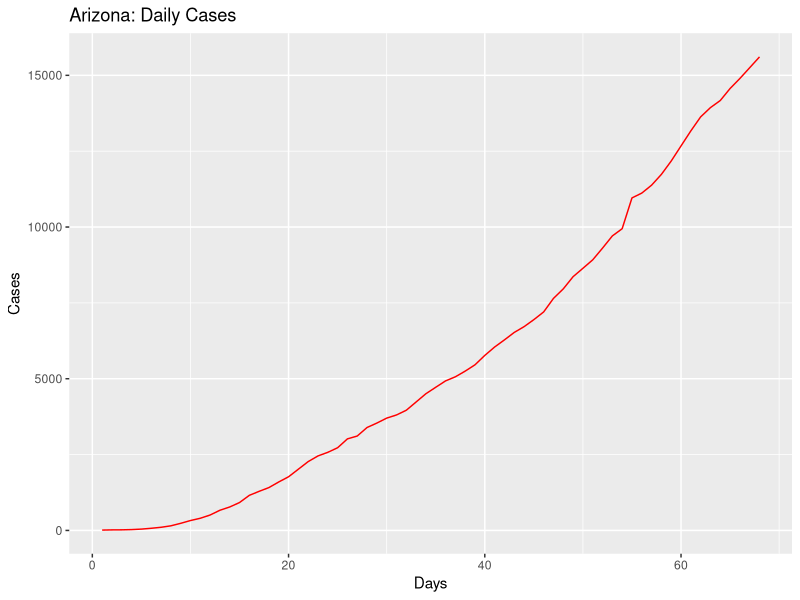
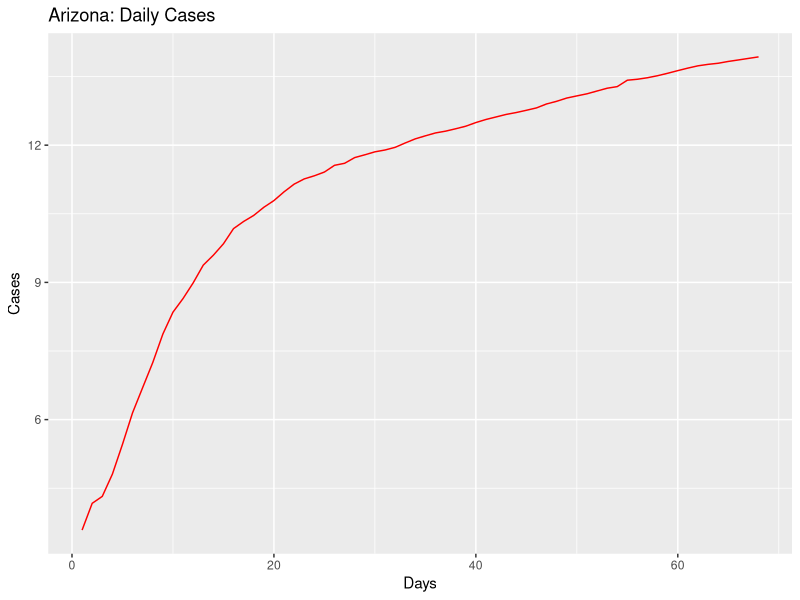
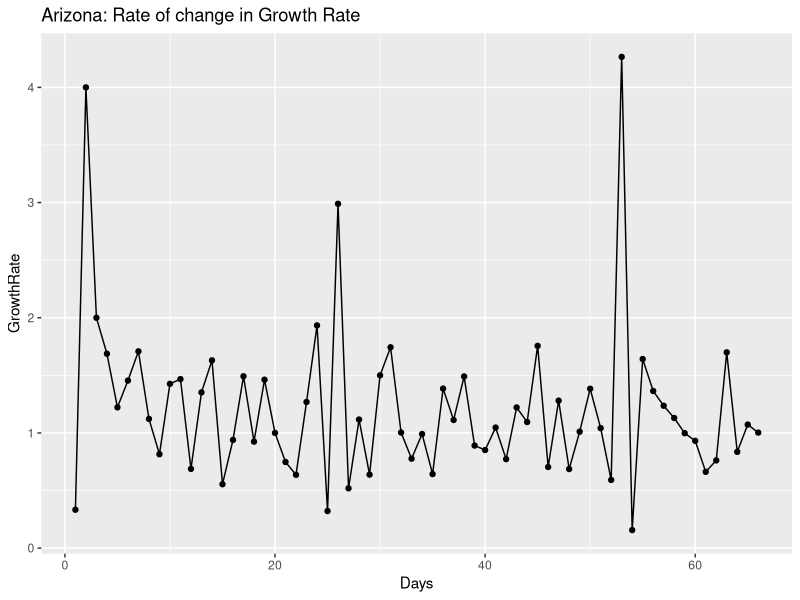
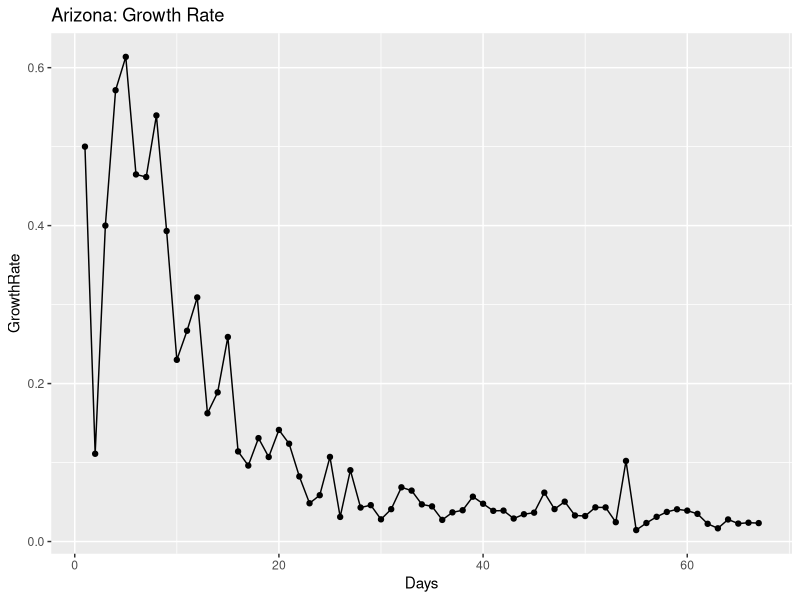
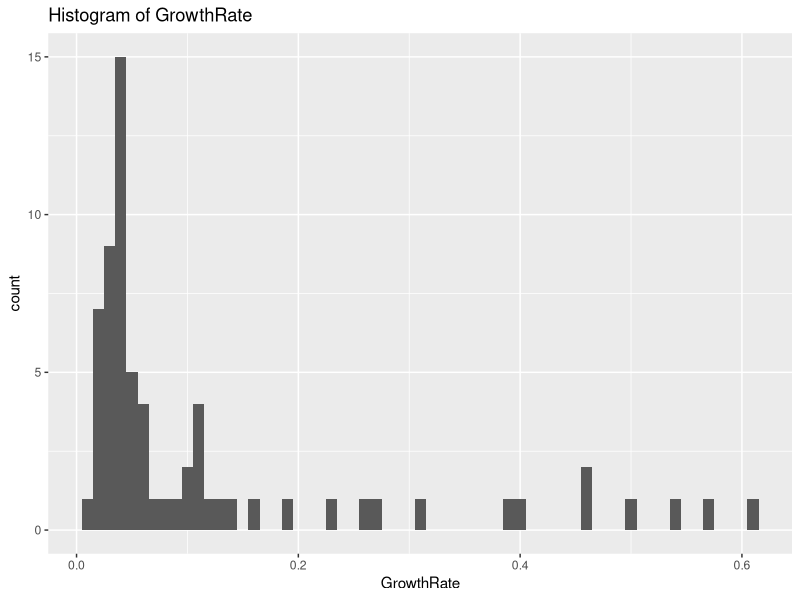
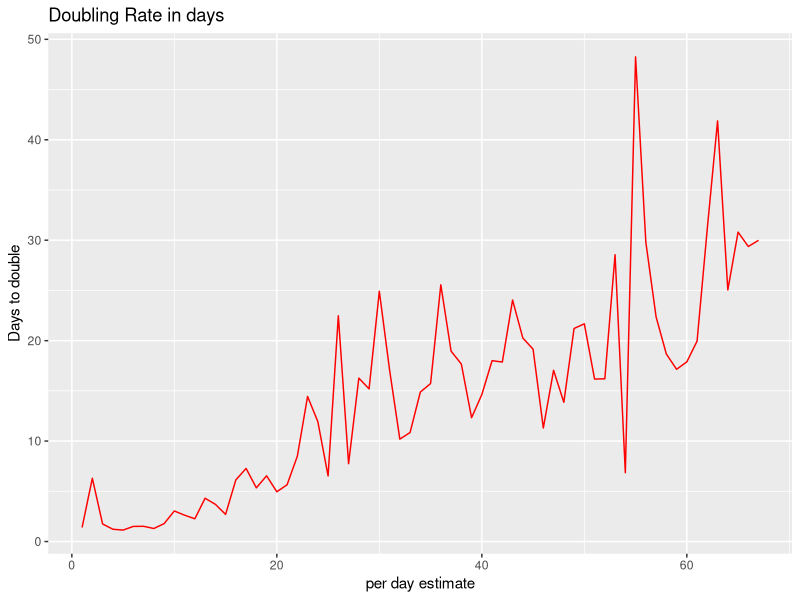
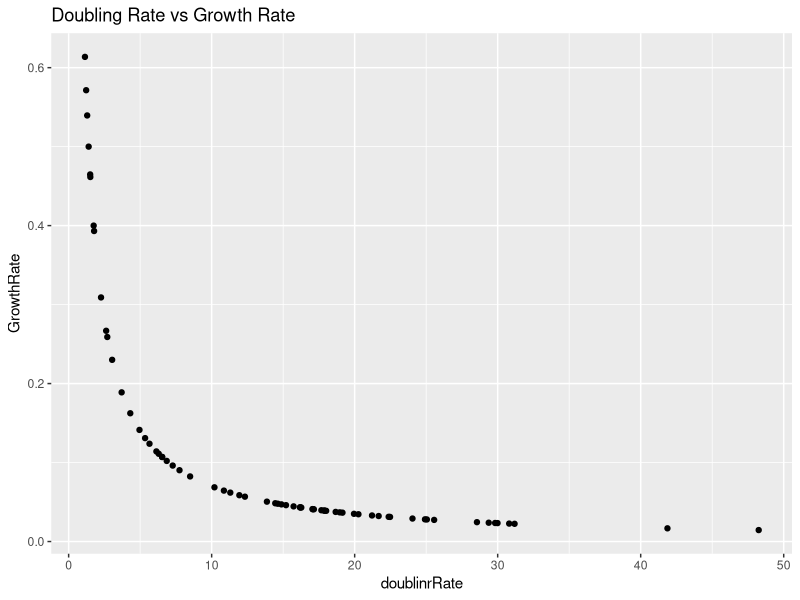
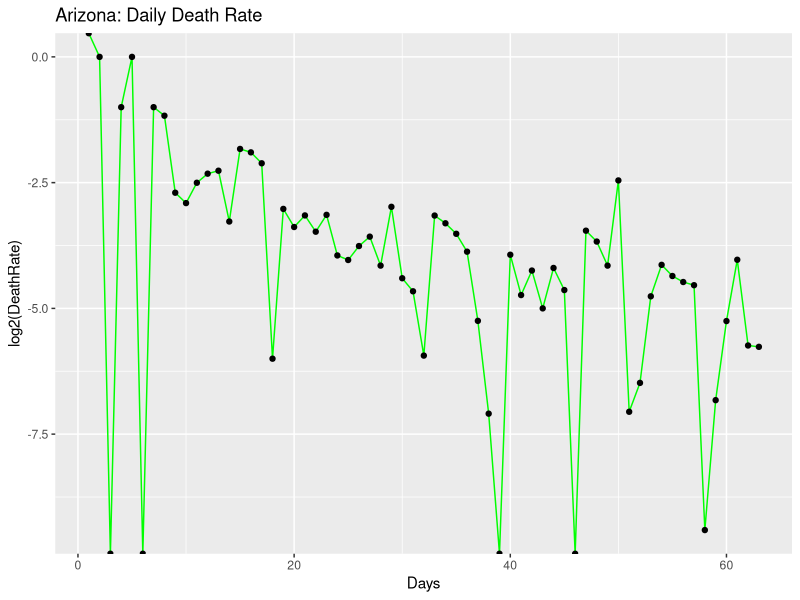

The R script that drew these images, in order:
## ---- chunk 1
knitr::opts_chunk$set(echo = TRUE)
## ---- chunk 2
library(ggplot2)
library(gridExtra)
library(dplyr)

coronaGrowth <- function(absoluteNumbers){
  growthfactor <- NULL
  absgrowth <- NULL
  for(i in 1:length(absoluteNumbers))
  {
    #print((absoluteNumbers[i]-absoluteNumbers[i+1]/absoluteNumbers[i+1])/absoluteNumbers[i+1])
    growthfactor[i] <- ((absoluteNumbers[i]-absoluteNumbers[i+1]))/(absoluteNumbers[i+1]-absoluteNumbers[i+2])  
    #growthfactor[i] <- ((absoluteNumbers[i]-absoluteNumbers[i+1]))/(absolutenumbers[i])
  }
  
  return (rev(growthfactor))
}

DailyGrowthRate <- function(absoluteNumbers)
{
  growthfactor <- NULL
  absgrowth <- NULL
  for(i in 1:length(absoluteNumbers))
  {
    #print((absoluteNumbers[i]-absoluteNumbers[i+1]/absoluteNumbers[i+1])/absoluteNumbers[i+1])
    growthfactor[i] <- ((absoluteNumbers[i]/absoluteNumbers[i+1]))-1 
    #growthfactor[i] <- ((absoluteNumbers[i]-absoluteNumbers[i+1]))/(absolutenumbers[i])
  }
  
  return (rev(growthfactor))  
}

DoublingRate <- function(absoluteNumbers)
{
  doublingrRate <- NULL
  cumsum <- NULL
  for(i in 1:length(absoluteNumbers))
  {
    
    doublingrRate[i] <- (70/(absoluteNumbers[i]*100))
    
  }
  return ((doublingrRate))  
}

#Calculate the mean and median growth rate:
MeanMediangrowthrate <- function(dataTrend1)
{
  MeanGRTrend <- NULL
  MedianGRTrend <- NULL
  
  for(i in 1:length(dataTrend1$GrowthRate))
  {
    MedianGRTrend[i] <- median(dataTrend1[1:i,"GrowthRate"])
    MeanGRTrend[i] <- mean(dataTrend1[1:i,"GrowthRate"])
  }
  
  dataTrend1$MedianGRT = MedianGRTrend
  dataTrend1$MeanGRT = MeanGRTrend
  
  return(dataTrend1)

}

#Calculate ratio of newdeaths/newcases
newDeathstonewCases <- function(absolutenumbers,totaldeaths)
{
  newCases <- NULL
  newDeaths <- NULL
  for(i in 1:length(absolutenumbers))
  {
    if(i == length(absolutenumbers))
    {
      print("reached the end")
    }else{
     newDeaths[i] = (totaldeaths[i]-totaldeaths[i+1])
     newCases[i] = (absolutenumbers[i]-absolutenumbers[i+1]) 
    }
  }
  

  days <- seq(2:length(absolutenumbers))
 return(data.frame( newDeaths = rev(newDeaths),newCases = rev(newCases),Days = days))
 
}

#Calculate ratio of deaths to totalCases
totalDeathstoCases <- function(absolutenumbers,totaldeaths)
{
  ratio <- NULL
  for(i in 1:length(absolutenumbers))
  {

     ratio[i] = (totaldeaths[i])/(absolutenumbers[i]) 
  }
  
  return(rev(ratio))
}
## ---- chunk 3
#Arizona

absolutenumbers <- c(15608,15252,14897,14566,14170,13937,13631,13169,12673,12176,11736,11380,11119,10960,9945,9707,9305,8919,8640,8364,7962,7648,7202,6948,6716,6526,6280,6045,5769,5459,5251,5064,4929,4719,4507,4234,3962,3806,3702,3539,3393,3112,3018,2726,2575,2456,2269,2019,1769,1598,1413,1289,1157,919,773,665,508,401,326,234,152,104,71,44,28,20,18,12)

totaldeaths <- c(775,761,747,704,686,680,679,651,623,594,562,542,536,532,450,426,395,362,362,348,330,320,304,293,275,275,273,266,249,229,208,187,184,177,169,150,142,131,122,115,108,97,89,80,73,65,64,52,41,32,29,24,20,17,15,13,9,6,6,3,2,2,1,0,0,0,0,0)

#America
#absolutenumbers <- c(101.7*1000,83.8*1000,65.8*1000,53.7*1000,43.8*1000,33.3*1000,25*1000,19*1000,13.7*1000,7.8*1000,6.4*1000,4.6*1000,3.5*1000,2.7*1000)
## ---- chunk 4
growthrate <- na.exclude(coronaGrowth(absolutenumbers))
days <- seq(1:length(growthrate))
dataTrend <- data.frame(GrowthRate = growthrate,Days = days)
print(dataTrend)
p1 <- ggplot(data=dataTrend, aes(x=Days, y=GrowthRate, group=1)) +ggtitle("Arizona: Rate of change in Growth Rate")+
  geom_line()+
  geom_point()

print(dataTrend)
#print(dataTrend1)




growthrate1 <- na.exclude(DailyGrowthRate(absolutenumbers))
doublingrate1 <- na.exclude(DoublingRate(growthrate1))
days1 <- seq(1:length(growthrate1))
dataTrend1 <- data.frame(GrowthRate = growthrate1,Days = days1,doublinrRate = doublingrate1)
print(dataTrend1)
multiplier <- tail(dataTrend1, n = 1)
pred_val <- (head(absolutenumbers, n = 1)*multiplier[,"GrowthRate"])+head(absolutenumbers, n = 1)

p2 <- ggplot(data=dataTrend1, aes(x=Days, y=GrowthRate, group=1)) +ggtitle("Arizona: Growth Rate")+
  geom_line()+
  geom_point()

days <- seq(1:length(absolutenumbers))
growthrate <- append(growthrate, c(1,1),after = 0)
dataOriginal <- data.frame(Cases = rev(absolutenumbers), Days = days)
p3<- ggplot() +geom_line(data=dataOriginal, aes(x=Days, y=Cases,),color = "Red")+labs(title="Arizona: Daily Cases", y="Cases", x="Days")

p3_log<- ggplot() +geom_line(data=dataOriginal, aes(x=Days, y=log2(Cases)),color = "Red")+labs(title="Arizona: Daily Cases", y="Cases", x="Days")+
  #geom_line(data=dataOriginal, aes(x=Days+1, y=Prediction),color = "Blue")
  geom_point()



# Analyze growth rate to get interval of values
summary(dataTrend1$GrowthRate)
dataTrend1%>%select("GrowthRate")%>%summarise(meanGR = mean(GrowthRate), medianGR = median(GrowthRate), sdGR = sd(GrowthRate))
p4 <- ggplot(data = dataTrend1, aes(x = GrowthRate))+ggtitle("Histogram of GrowthRate")+geom_histogram(binwidth = 0.01)


#Analyze the doubling rate
p5<- ggplot() +geom_line(data=dataTrend1, aes(x=Days, y=doublinrRate),color = "Red")+labs(title="Doubling Rate in days", y="Days to double", x ="per day estimate")+
  #geom_line(data=dataOriginal, aes(x=Days+1, y=Prediction),color = "Blue")
  geom_point()

#Scatter plor of Growthrate versus Doubling Rate
p6 <- ggplot()+geom_point(data = dataTrend1, aes(x = doublinrRate, y = GrowthRate))+labs(title = "Doubling Rate vs Growth Rate")

dataTrend1 <- MeanMediangrowthrate(dataTrend1 = dataTrend1)

#Median growth rate trend 
#Median growth rate trend 
p7 <- ggplot()+geom_line(data = dataTrend1, aes(x = Days, y = MedianGRT),color = "Blue")+labs(title = "Arizona Median(BLUE)VsMean(RED) Growth Rate")+geom_line(data=dataTrend1, aes(x=Days , y=MeanGRT),color = "Red")


deathrate1 <- na.exclude(DailyGrowthRate(totaldeaths))
doublingdeathrate1 <- na.exclude(DoublingRate(deathrate1))
days1 <- seq(1:length(deathrate1))
dataDeathTrend1 <- data.frame(DeathRate = deathrate1,Days = days1,doublinrRate = doublingdeathrate1)
#print(dataDeathTrend1)
#multiplier <- tail(totaldeaths, n = 1)
#pred_val <- (head(dataDeathTrend1, n = 1)*multiplier[,"DeathRate"])+head(dataDeathTrend1, n = 1)

p8 <- ggplot(data=dataDeathTrend1, aes(x=Days, y=log2(DeathRate), group=1)) +ggtitle("Arizona: Daily Death Rate")+
  geom_line(color = "Green")+
  geom_point()


rationewdeathtocases <- newDeathstonewCases(absolutenumbers,totaldeaths)

p9 <- ggplot(data=rationewdeathtocases, aes(x=Days, y=log2(newCases), group=1)) +ggtitle("Arizona:newCases(Orange)")+
  geom_line(color = "Orange")+geom_point()

totaldeathstocases <- totalDeathstoCases(absolutenumbers,totaldeaths)
days <- seq(1:length(absolutenumbers))
datatotaldeathstocasesTrend <- data.frame(ratio = totaldeathstocases,Days = days)
#Scatter plot of totalcases to totaldeaths
p10 <- ggplot(data=datatotaldeathstocasesTrend, aes(x=Days, y=ratio, group=1)) +ggtitle("Arizona: TotalDeaths/TotalCases")+
  geom_line(color = "Yellow")+
  geom_point()

#Confidence Interval for mean population GrowthRate:
meanGR = mean(dataTrend1$GrowthRate)
sdGR = sd(dataTrend1$GrowthRate)

uppperlimitGR= meanGR+sdGR
lowerlimitGR = meanGR-sdGR

#Predictions based on: Current Growth Rate, MeanGrowth Rate, Upper GrowthRate, Lower GrowthRate
pred_val_Current <- (head(absolutenumbers, n = 1)*multiplier[,"GrowthRate"])+head(absolutenumbers, n = 1)
pred_val_MeanGR <- (head(absolutenumbers, n = 1)*meanGR)+head(absolutenumbers, n = 1)
pred_val_upperGR <- (head(absolutenumbers, n = 1)*uppperlimitGR)+head(absolutenumbers, n = 1)
pred_val_lowerGR <- (head(absolutenumbers, n = 1)*lowerlimitGR)+head(absolutenumbers, n = 1)

print("Current GR:")
print(multiplier[,"GrowthRate"])
print(pred_val_Current)

print("Mean GR:")
print(meanGR)
print(pred_val_MeanGR)

print("Upperlimit GR:")
print(uppperlimitGR)
print(pred_val_upperGR)

print("Lowerlimit GR:")
print(lowerlimitGR)
print(pred_val_lowerGR)

#Doubling rate:-
DRCurrent <- round(70/(meanGR*100),digits = 0)
DRMedian <- round(70/(median(dataTrend1$GrowthRate)*100),digits = 0)
latestDRCurrent <- round(tail(dataTrend1$doublinrRate,n=1),digits = 0)

## ---- chunk 5
#grid.arrange(p3,p3_log,p1,p2,p4,p5,p6,nrow = 4, ncol = 2)
print(p3)
print(p3_log)
print(p1)
print(p2)
print(p4)
print(p5)
print(p6)
print(p8)
print(p9)
print(p10)
print(p7)
## ---- chunk 6
library(ggplot2)
library(gridExtra)
library(dplyr)

coronaGrowth <- function(absoluteNumbers){
  growthfactor <- NULL
  absgrowth <- NULL
  for(i in 1:length(absoluteNumbers))
  {
    #print((absoluteNumbers[i]-absoluteNumbers[i+1]/absoluteNumbers[i+1])/absoluteNumbers[i+1])
    growthfactor[i] <- ((absoluteNumbers[i]-absoluteNumbers[i+1]))/(absoluteNumbers[i+1]-absoluteNumbers[i+2])  
    #growthfactor[i] <- ((absoluteNumbers[i]-absoluteNumbers[i+1]))/(absolutenumbers[i])
  }
  
  return (rev(growthfactor))
}

DailyGrowthRate <- function(absoluteNumbers)
{
  growthfactor <- NULL
  absgrowth <- NULL
  for(i in 1:length(absoluteNumbers))
  {
    #print((absoluteNumbers[i]-absoluteNumbers[i+1]/absoluteNumbers[i+1])/absoluteNumbers[i+1])
    growthfactor[i] <- ((absoluteNumbers[i]/absoluteNumbers[i+1]))-1 
    #growthfactor[i] <- ((absoluteNumbers[i]-absoluteNumbers[i+1]))/(absolutenumbers[i])
  }
  
  return (rev(growthfactor))  
}

DoublingRate <- function(absoluteNumbers)
{
  doublingrRate <- NULL
  cumsum <- NULL
  for(i in 1:length(absoluteNumbers))
  {
    
    doublingrRate[i] <- (70/(absoluteNumbers[i]*100))
    
  }
  return ((doublingrRate))  
}

#Calculate the mean and median growth rate:
MeanMediangrowthrate <- function(dataTrend1)
{
  MeanGRTrend <- NULL
  MedianGRTrend <- NULL
  
  for(i in 1:length(dataTrend1$GrowthRate))
  {
    MedianGRTrend[i] <- median(dataTrend1[1:i,"GrowthRate"])
    MeanGRTrend[i] <- mean(dataTrend1[1:i,"GrowthRate"])
  }
  
  dataTrend1$MedianGRT = MedianGRTrend
  dataTrend1$MeanGRT = MeanGRTrend
  
  return(dataTrend1)

}

# #Calculate ratio of newdeaths/newcases
# newDeathstonewCases <- function(absolutenumbers,totaldeaths)
# {
#   ratio <- NULL
#   for(i in 1:length(absolutenumbers))
#   {
#     if(i == length(absolutenumbers))
#     {
#       print("reached the end")
#     }else{
#      ratio[i] = (totaldeaths[i]-totaldeaths[i+1])/(absolutenumbers[i]-absolutenumbers[i+1]) 
#     }
#   }
#   
#   return(rev(ratio))
# }

#Calculate ratio of newdeaths/newcases
newDeathstonewCases <- function(absolutenumbers,totaldeaths)
{
  newCases <- NULL
  newDeaths <- NULL
  for(i in 1:length(absolutenumbers))
  {
    if(i == length(absolutenumbers))
    {
      print("reached the end")
    }else{
     newDeaths[i] = (totaldeaths[i]-totaldeaths[i+1])
     newCases[i] = (absolutenumbers[i]-absolutenumbers[i+1]) 
    }
  }
  

  days <- seq(2:length(absolutenumbers))
 return(data.frame( newDeaths = rev(newDeaths),newCases = rev(newCases),Days = days))
 
}

#Calculate ratio of deaths to totalCases
totalDeathstoCases <- function(absolutenumbers,totaldeaths)
{
  ratio <- NULL
  for(i in 1:length(absolutenumbers))
  {

     ratio[i] = (totaldeaths[i])/(absolutenumbers[i]) 
  }
  
  return(rev(ratio))
}

## ---- chunk 7
#Arizona
#absolutenumbers <- c(773,665,508,401,326,234,152,104,71,44,28,20,18,12)

#America

absolutenumbers <- c(1645094,1618908,1592723,1570583,1550294,1527664,1507773,1484285,1451666,1419048,1406797,1376317,1367638,1347309,1321785,1277606,1252584,1237633,1201188,1188122,1160774,1131030,1094464,1048834,1035765,1002963,975.798*1000,945.249*1000,903.775*1000,876.156*1000,831.086*1000,804.759*1000,792.913*1000,762.896*1000,726.856*1000,686.431*1000,654.343*1000,622.412*1000,591.285*1000,573.138*1000,545.934*1000,521.623*1000,489.646*1000,454.615*1000,418.451*1000,386.571*1000,355.834*1000,327.871*1000,300.432*1000,265.506*1000,235.281*1000,205.035*1000,176.518*1000,145.369*1000,133.094*1000,123.578*1000,101.7*1000,83.8*1000,65.8*1000,53.7*1000,43.8*1000,33.3*1000,25*1000,19*1000,13.7*1000,7.8*1000,6.4*1000,4.6*1000,3.5*1000,2.7*1000)

totaldeaths <- c(97647,96292,94936,93533,91981,90978,90113,88507,86395,84243,83284,81157,80787,80037,78615,76052,73797,72271,69142,68598,67444,65753,63287,60495,59266,56387,54941,53243,50988,49648,46249,43995,42517,40495,38200,35578,33490,27549,24618,22930,21474,20057,18325,16691,14791,12851,10880,9622,8457,7127,6081,5107,4057,3143,2585,2222,1697,1296,1028,781,556,414,301,255,206,150,110,87,69,57,48,41,38,30,26,22,19,15,12,11,9,6,1,1)




## ---- chunk 8
growthrate <- na.exclude(coronaGrowth(absolutenumbers))
days <- seq(1:length(growthrate))
dataTrend <- data.frame(GrowthRate = growthrate,Days = days)
print(dataTrend)
p1 <- ggplot(data=dataTrend, aes(x=Days, y=GrowthRate, group=1)) +ggtitle("US: Rate of change in Growth Rate")+
  geom_line()+
  geom_point()

print(dataTrend)
#print(dataTrend1)




growthrate1 <- na.exclude(DailyGrowthRate(absolutenumbers))
doublingrate1 <- na.exclude(DoublingRate(growthrate1))
days1 <- seq(1:length(growthrate1))
dataTrend1 <- data.frame(GrowthRate = growthrate1,Days = days1,doublinrRate = doublingrate1)
print(dataTrend1)
multiplier <- tail(dataTrend1, n = 1)
pred_val <- (head(absolutenumbers, n = 1)*multiplier[,"GrowthRate"])+head(absolutenumbers, n = 1)

p2 <- ggplot(data=dataTrend1, aes(x=Days, y=GrowthRate, group=1)) +ggtitle("US: Growth Rate")+
  geom_line()+
  geom_point()

days <- seq(1:length(absolutenumbers))
growthrate <- append(growthrate, c(1,1),after = 0)
dataOriginal <- data.frame(Cases = rev(absolutenumbers), Days = days)
p3<- ggplot() +geom_line(data=dataOriginal, aes(x=Days, y=Cases,),color = "Red")+labs(title="US: Daily Cases", y="Cases", x="Days")

p3_log<- ggplot() +geom_line(data=dataOriginal, aes(x=Days, y=log2(Cases)),color = "Red")+labs(title="US: Daily Cases", y="Cases", x="Days")+
  #geom_line(data=dataOriginal, aes(x=Days+1, y=Prediction),color = "Blue")
  geom_point()



# Analyze growth rate to get interval of values
summary(dataTrend1$GrowthRate)
dataTrend1%>%select("GrowthRate")%>%summarise(meanGR = mean(GrowthRate), medianGR = median(GrowthRate), sdGR = sd(GrowthRate))
p4 <- ggplot(data = dataTrend1, aes(x = GrowthRate))+ggtitle("Histogram of GrowthRate")+geom_histogram(binwidth = 0.01)


#Analyze the doubling rate
p5<- ggplot() +geom_line(data=dataTrend1, aes(x=Days, y=doublinrRate),color = "Red")+labs(title="Doubling Rate in days", y="Days to double", x ="per day estimate")+
  #geom_line(data=dataOriginal, aes(x=Days+1, y=Prediction),color = "Blue")
  geom_point()

#Scatter plor of Growthrate versus Doubling Rate
p6 <- ggplot()+geom_point(data = dataTrend1, aes(x = doublinrRate, y = GrowthRate))+labs(title = "Doubling Rate vs Growth Rate")

dataTrend1 <- MeanMediangrowthrate(dataTrend1 = dataTrend1)


#Median growth rate trend 
#Median growth rate trend 
p7 <- ggplot()+geom_line(data = dataTrend1, aes(x = Days, y = MedianGRT),color = "Blue")+labs(title = "US Median(BLUE)VsMean(RED) Growth Rate")+geom_line(data=dataTrend1, aes(x=Days , y=MeanGRT),color = "Red")

deathrate1 <- na.exclude(DailyGrowthRate(totaldeaths))
doublingdeathrate1 <- na.exclude(DoublingRate(deathrate1))
days1 <- seq(1:length(deathrate1))
dataDeathTrend1 <- data.frame(DeathRate = deathrate1,Days = days1,doublinrRate = doublingdeathrate1)
#print(dataDeathTrend1)
#multiplier <- tail(totaldeaths, n = 1)
#pred_val <- (head(dataDeathTrend1, n = 1)*multiplier[,"DeathRate"])+head(dataDeathTrend1, n = 1)

p8 <- ggplot(data=dataDeathTrend1, aes(x=Days, y=log2(DeathRate), group=1)) +ggtitle("US: Daily Death Rate")+
  geom_line(color = "Green")+
  geom_point()

rationewdeathtocases <- newDeathstonewCases(absolutenumbers,totaldeaths)

p9 <- ggplot(data=rationewdeathtocases, aes(x=Days, y=log2(newCases), group=1)) +ggtitle("US:newCases(Orange)")+
  geom_line(color = "Orange")+geom_point()
totaldeathstocases <- totalDeathstoCases(absolutenumbers,totaldeaths)
days <- seq(1:length(absolutenumbers))
datatotaldeathstocasesTrend <- data.frame(ratio = totaldeathstocases,Days = days)
#Scatter plot of totalcases to totaldeaths
p10 <- ggplot(data=datatotaldeathstocasesTrend, aes(x=Days, y=ratio, group=1)) +ggtitle("US: TotalDeaths/TotalCases")+
  geom_line(color = "Yellow")+
  geom_point()
#Confidence Interval for mean population GrowthRate:
meanGR = mean(dataTrend1$GrowthRate)
sdGR = sd(dataTrend1$GrowthRate)

uppperlimitGR= meanGR+sdGR
lowerlimitGR = meanGR-sdGR

#Predictions based on: Current Growth Rate, MeanGrowth Rate, Upper GrowthRate, Lower GrowthRate
pred_val_Current <- (head(absolutenumbers, n = 1)*multiplier[,"GrowthRate"])+head(absolutenumbers, n = 1)
pred_val_MeanGR <- (head(absolutenumbers, n = 1)*meanGR)+head(absolutenumbers, n = 1)
pred_val_upperGR <- (head(absolutenumbers, n = 1)*uppperlimitGR)+head(absolutenumbers, n = 1)
pred_val_lowerGR <- (head(absolutenumbers, n = 1)*lowerlimitGR)+head(absolutenumbers, n = 1)

print("Current GR:")
print(multiplier[,"GrowthRate"])
print(pred_val_Current)

print("Mean GR:")
print(meanGR)
print(pred_val_MeanGR)

print("Upperlimit GR:")
print(uppperlimitGR)
print(pred_val_upperGR)

print("Lowerlimit GR:")
print(lowerlimitGR)
print(pred_val_lowerGR)

#Doubling rate:-
DRCurrent <- round(70/(meanGR*100),digits = 0)
DRMedian <- round(70/(median(dataTrend1$GrowthRate)*100),digits = 0)
latestDRCurrent <- round(tail(dataTrend1$doublinrRate,n=1),digits = 0)

## ---- chunk 9
#grid.arrange(p3,p3_log,p1,p2,p4,p5,p6,nrow = 4, ncol = 2)
print(p3)
print(p3_log)
print(p1)
print(p2)
print(p4)
print(p5)
print(p6)
print(p8)
print(p9)
print(p10)
print(p7)
## ---- chunk 10
library(ggplot2)
library(gridExtra)
library(dplyr)

coronaGrowth <- function(absoluteNumbers){
  growthfactor <- NULL
  absgrowth <- NULL
  for(i in 1:length(absoluteNumbers))
  {
    #print((absoluteNumbers[i]-absoluteNumbers[i+1]/absoluteNumbers[i+1])/absoluteNumbers[i+1])
    growthfactor[i] <- ((absoluteNumbers[i]-absoluteNumbers[i+1]))/(absoluteNumbers[i+1]-absoluteNumbers[i+2])  
    #growthfactor[i] <- ((absoluteNumbers[i]-absoluteNumbers[i+1]))/(absolutenumbers[i])
  }
  
  return (rev(growthfactor))
}

DailyGrowthRate <- function(absoluteNumbers)
{
  growthfactor <- NULL
  absgrowth <- NULL
  for(i in 1:length(absoluteNumbers))
  {
    #print((absoluteNumbers[i]-absoluteNumbers[i+1]/absoluteNumbers[i+1])/absoluteNumbers[i+1])
    growthfactor[i] <- ((absoluteNumbers[i]/absoluteNumbers[i+1]))-1 
    #growthfactor[i] <- ((absoluteNumbers[i]-absoluteNumbers[i+1]))/(absolutenumbers[i])
  }
  
  return (rev(growthfactor))  
}

DoublingRate <- function(absoluteNumbers)
{
  doublingrRate <- NULL
  cumsum <- NULL
  for(i in 1:length(absoluteNumbers))
  {
    
    doublingrRate[i] <- (70/(absoluteNumbers[i]*100))
    
  }
  return ((doublingrRate))  
}

#Calculate the mean and median growth rate:
MeanMediangrowthrate <- function(dataTrend1)
{
  MeanGRTrend <- NULL
  MedianGRTrend <- NULL
  
  for(i in 1:length(dataTrend1$GrowthRate))
  {
    MedianGRTrend[i] <- median(dataTrend1[1:i,"GrowthRate"])
    MeanGRTrend[i] <- mean(dataTrend1[1:i,"GrowthRate"])
  }
  
  dataTrend1$MedianGRT = MedianGRTrend
  dataTrend1$MeanGRT = MeanGRTrend
  
  return(dataTrend1)

}

#Calculate ratio of newdeaths/newcases
# newDeathstonewCases <- function(absolutenumbers,totaldeaths)
# {
#   ratio <- NULL
#   for(i in 1:length(absolutenumbers))
#   {
#     if(i == length(absolutenumbers))
#     {
#       print("reached the end")
#     }else{
#      ratio[i] = (totaldeaths[i]-totaldeaths[i+1])/(absolutenumbers[i]-absolutenumbers[i+1]) 
#     }
#   }
#   
#   return(rev(ratio))
# }

#Calculate ratio of newdeaths/newcases
newDeathstonewCases <- function(absolutenumbers,totaldeaths)
{
  newCases <- NULL
  newDeaths <- NULL
  for(i in 1:length(absolutenumbers))
  {
    if(i == length(absolutenumbers))
    {
      print("reached the end")
    }else{
     newDeaths[i] = (totaldeaths[i]-totaldeaths[i+1])
     newCases[i] = (absolutenumbers[i]-absolutenumbers[i+1]) 
    }
  }
  

  days <- seq(2:length(absolutenumbers))
 return(data.frame( newDeaths = rev(newDeaths),newCases = rev(newCases),Days = days))
 
}

#Calculate ratio of deaths to totalCases
totalDeathstoCases <- function(absolutenumbers,totaldeaths)
{
  ratio <- NULL
  for(i in 1:length(absolutenumbers))
  {

     ratio[i] = (totaldeaths[i])/(absolutenumbers[i]) 
  }
  
  return(rev(ratio))
}
## ---- chunk 11
#Arizona
#absolutenumbers <- c(773,665,508,401,326,234,152,104,71,44,28,20,18,12)

#America
absolutenumbers <- c(124794,118411,112028,106475,103935,95698,90648,85784,81920,78055,74243,70765,67161,62808,59695,56325,52987,49400,44870,42505,39699,37257,34862,31787,31324,29451,26917,24942,24434,21797,20471,18985,18601,14792,13835,12759,12320,10941,9635,9166,8339,7598,6653,5749,5311,4778,3588,3082,2567,2341,1637,1397,1251,1071,1024,987,887,727,657,536,499,396,332,249,194,169,143,129,114,100,82,74,62,62,47,40,34,31,30,29,7,6,3,3,3,3,3,3,3,3,3,3,3,3,3,3,3)

totaldeaths <- c(3726,3580,3434,3302,3216,3025,3871,2753,2652,2551,2415,2294,2212,2101,1985,1889,1785,1693,1452,1391,1323,1223,1154,1008,1008,939,826,780,780,686,652,603,592,488,452,423,405,368,331,325,288,246,227,178,160,136,118,99,86,72,58,35,27,24,20,20,12,10,10,7,5,5,4,3,3,2,2,2,2,1,0,0,0,0,0,0,0,0,0,0,0,0,0,0,0,0,0,0,0,0,0,0,0,0,0,0,0)
## ---- chunk 12
growthrate <- na.exclude(coronaGrowth(absolutenumbers))
days <- seq(1:length(growthrate))
dataTrend <- data.frame(GrowthRate = growthrate,Days = days)
print(dataTrend)
p1 <- ggplot(data=dataTrend, aes(x=Days, y=GrowthRate, group=1)) +ggtitle("US: Rate of change in Growth Rate")+
  geom_line()+
  geom_point()

print(dataTrend)
#print(dataTrend1)




growthrate1 <- na.exclude(DailyGrowthRate(absolutenumbers))
doublingrate1 <- na.exclude(DoublingRate(growthrate1))
days1 <- seq(1:length(growthrate1))
dataTrend1 <- data.frame(GrowthRate = growthrate1,Days = days1,doublinrRate = doublingrate1)
print(dataTrend1)
multiplier <- tail(dataTrend1, n = 1)
pred_val <- (head(absolutenumbers, n = 1)*multiplier[,"GrowthRate"])+head(absolutenumbers, n = 1)

p2 <- ggplot(data=dataTrend1, aes(x=Days, y=GrowthRate, group=1)) +ggtitle("India: Growth Rate")+
  geom_line()+
  geom_point()

days <- seq(1:length(absolutenumbers))
growthrate <- append(growthrate, c(1,1),after = 0)
dataOriginal <- data.frame(Cases = rev(absolutenumbers), Days = days)
p3<- ggplot() +geom_line(data=dataOriginal, aes(x=Days, y=Cases,),color = "Red")+labs(title="India: Daily Cases", y="Cases", x="Days")

p3_log<- ggplot() +geom_line(data=dataOriginal, aes(x=Days, y=log2(Cases)),color = "Red")+labs(title="India: Daily Cases", y="Cases", x="Days")+
  #geom_line(data=dataOriginal, aes(x=Days+1, y=Prediction),color = "Blue")
  geom_point()



# Analyze growth rate to get interval of values
summary(dataTrend1$GrowthRate)
dataTrend1%>%select("GrowthRate")%>%summarise(meanGR = mean(GrowthRate), medianGR = median(GrowthRate), sdGR = sd(GrowthRate))
p4 <- ggplot(data = dataTrend1, aes(x = GrowthRate))+ggtitle("Histogram of GrowthRate")+geom_histogram(binwidth = 0.01)


#Analyze the doubling rate
p5<- ggplot() +geom_line(data=dataTrend1, aes(x=Days, y=doublinrRate),color = "Red")+labs(title="Doubling Rate in days", y="Days to double", x ="per day estimate")+
  #geom_line(data=dataOriginal, aes(x=Days+1, y=Prediction),color = "Blue")
  geom_point()

#Scatter plor of Growthrate versus Doubling Rate
p6 <- ggplot()+geom_point(data = dataTrend1, aes(x = doublinrRate, y = GrowthRate))+labs(title = "Doubling Rate vs Growth Rate")

dataTrend1 <- MeanMediangrowthrate(dataTrend1 = dataTrend1)


#Median growth rate trend 
p7 <- ggplot()+geom_line(data = dataTrend1, aes(x = Days, y = MedianGRT),color = "Blue")+labs(title = "India Median(BLUE)VsMean(RED) Growth Rate")+geom_line(data=dataTrend1, aes(x=Days , y=MeanGRT),color = "Red")

deathrate1 <- na.exclude(DailyGrowthRate(totaldeaths))
doublingdeathrate1 <- na.exclude(DoublingRate(deathrate1))
days1 <- seq(1:length(deathrate1))
dataDeathTrend1 <- data.frame(DeathRate = deathrate1,Days = days1,doublinrRate = doublingdeathrate1)
#print(dataDeathTrend1)
#multiplier <- tail(totaldeaths, n = 1)
#pred_val <- (head(dataDeathTrend1, n = 1)*multiplier[,"DeathRate"])+head(dataDeathTrend1, n = 1)

p8 <- ggplot(data=dataDeathTrend1, aes(x=Days, y=log2(DeathRate), group=1)) +ggtitle("India: Daily Death Rate")+
  geom_line(color = "Green")+
  geom_point()

rationewdeathtocases <- newDeathstonewCases(absolutenumbers,totaldeaths)

p9 <- ggplot(data=rationewdeathtocases, aes(x=Days, y=log2(newCases), group=1)) +ggtitle("India:newCases(Orange)")+
  geom_line(color = "Orange")+geom_point()

totaldeathstocases <- totalDeathstoCases(absolutenumbers,totaldeaths)
days <- seq(1:length(absolutenumbers))
datatotaldeathstocasesTrend <- data.frame(ratio = totaldeathstocases,Days = days)
#Scatter plot of totalcases to totaldeaths
p10 <- ggplot(data=datatotaldeathstocasesTrend, aes(x=Days, y=ratio, group=1)) +ggtitle("India: TotalDeaths/TotalCases")+
  geom_line(color = "Yellow")+
  geom_point()

#Confidence Interval for mean population GrowthRate:
meanGR = mean(dataTrend1$GrowthRate)
sdGR = sd(dataTrend1$GrowthRate)

uppperlimitGR= meanGR+sdGR
lowerlimitGR = meanGR-sdGR

#Predictions based on: Current Growth Rate, MeanGrowth Rate, Upper GrowthRate, Lower GrowthRate
pred_val_Current <- (head(absolutenumbers, n = 1)*multiplier[,"GrowthRate"])+head(absolutenumbers, n = 1)
pred_val_MeanGR <- (head(absolutenumbers, n = 1)*meanGR)+head(absolutenumbers, n = 1)
pred_val_upperGR <- (head(absolutenumbers, n = 1)*uppperlimitGR)+head(absolutenumbers, n = 1)
pred_val_lowerGR <- (head(absolutenumbers, n = 1)*lowerlimitGR)+head(absolutenumbers, n = 1)

print("Current GR:")
print(multiplier[,"GrowthRate"])
print(pred_val_Current)

print("Mean GR:")
print(meanGR)
print(pred_val_MeanGR)

print("Upperlimit GR:")
print(uppperlimitGR)
print(pred_val_upperGR)

print("Lowerlimit GR:")
print(lowerlimitGR)
print(pred_val_lowerGR)

#Doubling rate:-
DRCurrent <- round(70/(meanGR*100),digits = 0)
DRMedian <- round(70/(median(dataTrend1$GrowthRate)*100),digits = 0)
latestDRCurrent <- round(tail(dataTrend1$doublinrRate,n=1),digits = 0)

## ---- chunk 13
#grid.arrange(p3,p3_log,p1,p2,p4,p5,p6,nrow = 4, ncol = 2)
print(p3)
print(p3_log)
print(p1)
print(p2)
print(p4)
print(p5)
print(p6)
print(p8)
print(p9)
print(p10)
print(p7)
